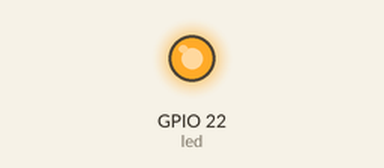
Bench run of a program on a simulated ESP32 board running MicroPython. Shown: output pins drawn as LEDs (lit = HIGH). What the program prints to the serial console is not drawn.

Above: at 1.3 s.
At 4.3 s:
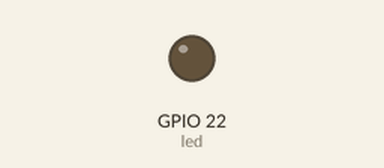
Timing chart, 0 to 6.8 s (numbered marks = the images above):
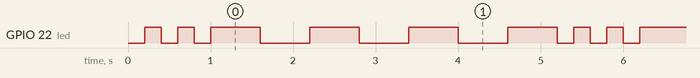

Measured:
- by itself, GPIO 22 (led): repeats every 5.2 s: LOW 0.20 s, HIGH 0.20 s, LOW 0.20 s, 3 × (HIGH 0.60 s, LOW 0.60 s), HIGH 0.60 s, LOW 0.20 s, HIGH 0.20 s
- by itself, everything shown: repeats every 5.2 s, in 12 steps

The program:

04_03_sos_return.py
```python
from machine import Pin, Signal
from time import sleep

led = Signal(22, Pin.OUT, invert=True)

def blink(times, delay):
    for x in range(1, times+1):
        led.on()
        sleep(delay)
        led.off()
        sleep(delay)
    return times * delay * 2

while True:
    print(blink(3, 0.2))
    sleep(0.4)
    print(blink(3, 0.6))
```
